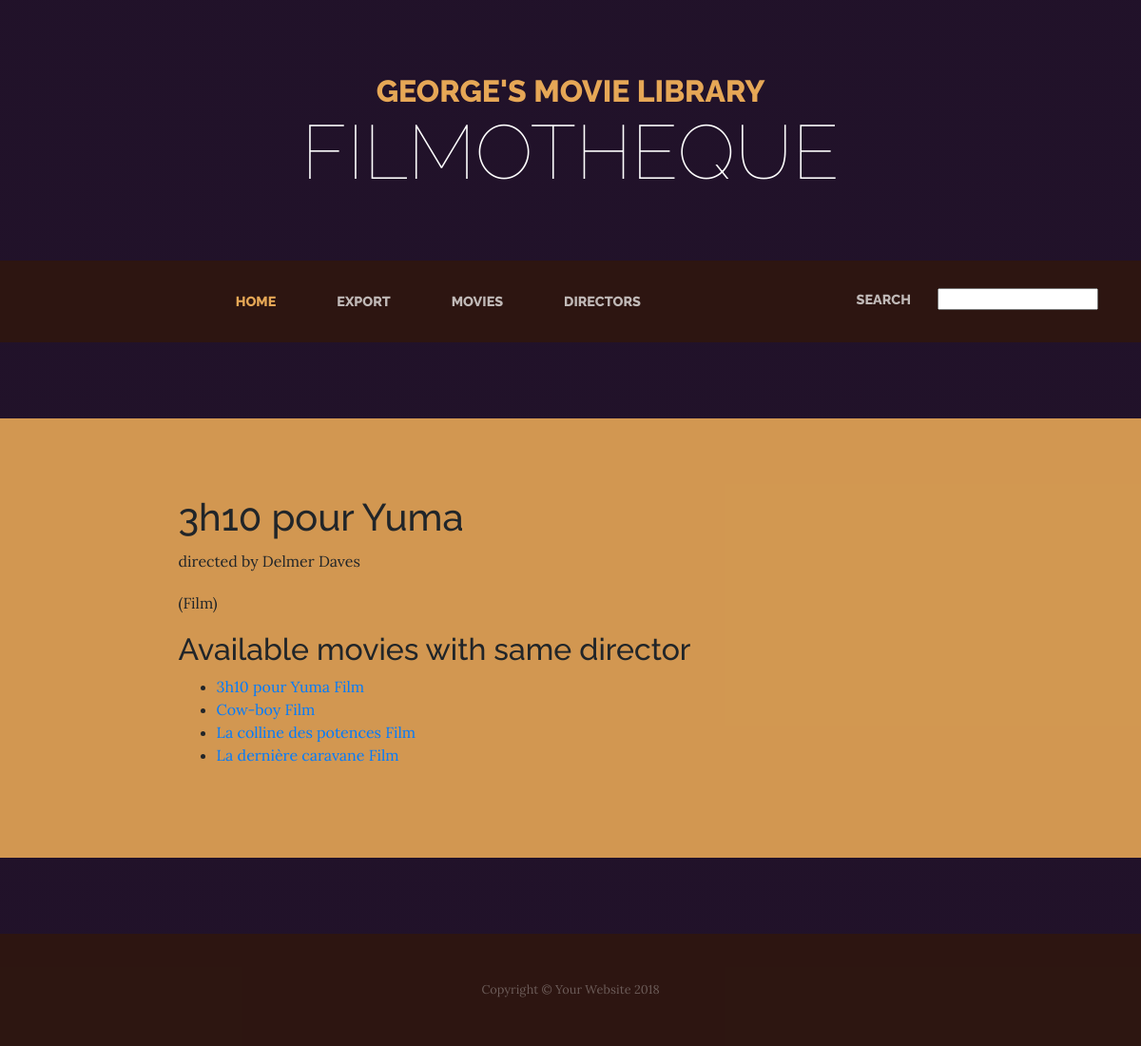
The page /moviedb/movie/70 on the database its author committed.
### moviedb/models.py (models this page shows, shortened)
class Movie(models.Model):
    director = models.ForeignKey(Director, on_delete=models.CASCADE)
    title=models.CharField(max_length=255)
    comment=models.CharField(max_length=255)
    class Meta:
        ordering=['title']

class Director(models.Model):
    first_name=models.CharField(max_length=100)
    last_name=models.CharField(max_length=100)
    class Meta:
        ordering=['last_name','first_name']

### moviedb/views.py (the view)
# urls.py: url(r'^movie/(?P<movie_id>[0-9]+)$', views.movie_details, name='movie_details'),
def movie_details(request,movie_id):
    movie=Movie.objects.get(pk=movie_id)
    director=Director.objects.get(pk=movie.director.id)
    related_movies=Movie.objects.filter(director=director.id)
    context={'movie':movie, 'director':director, 'related_movies':related_movies}
    template= 'moviedb/movie_details.html'
    return render(request, template, context)

### moviedb/templates/moviedb/movie_details.html
{% extends 'moviedb/base.html' %}
{% block content %}
  <h1> {{movie.title}}</h1>
  <p> directed by {{director.first_name}} {{director.last_name}}
  </p><p>
    ({{movie.comment}})
  </p>
  <h2> Available movies with same director</h2>
  <ul>
  {% for m in related_movies %}
      <li>
      <a href="{% url 'moviedb:movie_details' movie_id=m.id %}">
        {{m.title}}
        {{m.comment}}
      </a>
      </li>
  {% endfor %}
{% endblock %}

### rows shown on the page
Movie: title "3h10 pour Yuma", comment "Film"
Director: first_name "Delmer", last_name "Daves"
Movie: title "Cow-boy", comment "Film"
Movie: title "La colline des potences", comment "Film"
Movie: title "La dernière caravane", comment "Film"
